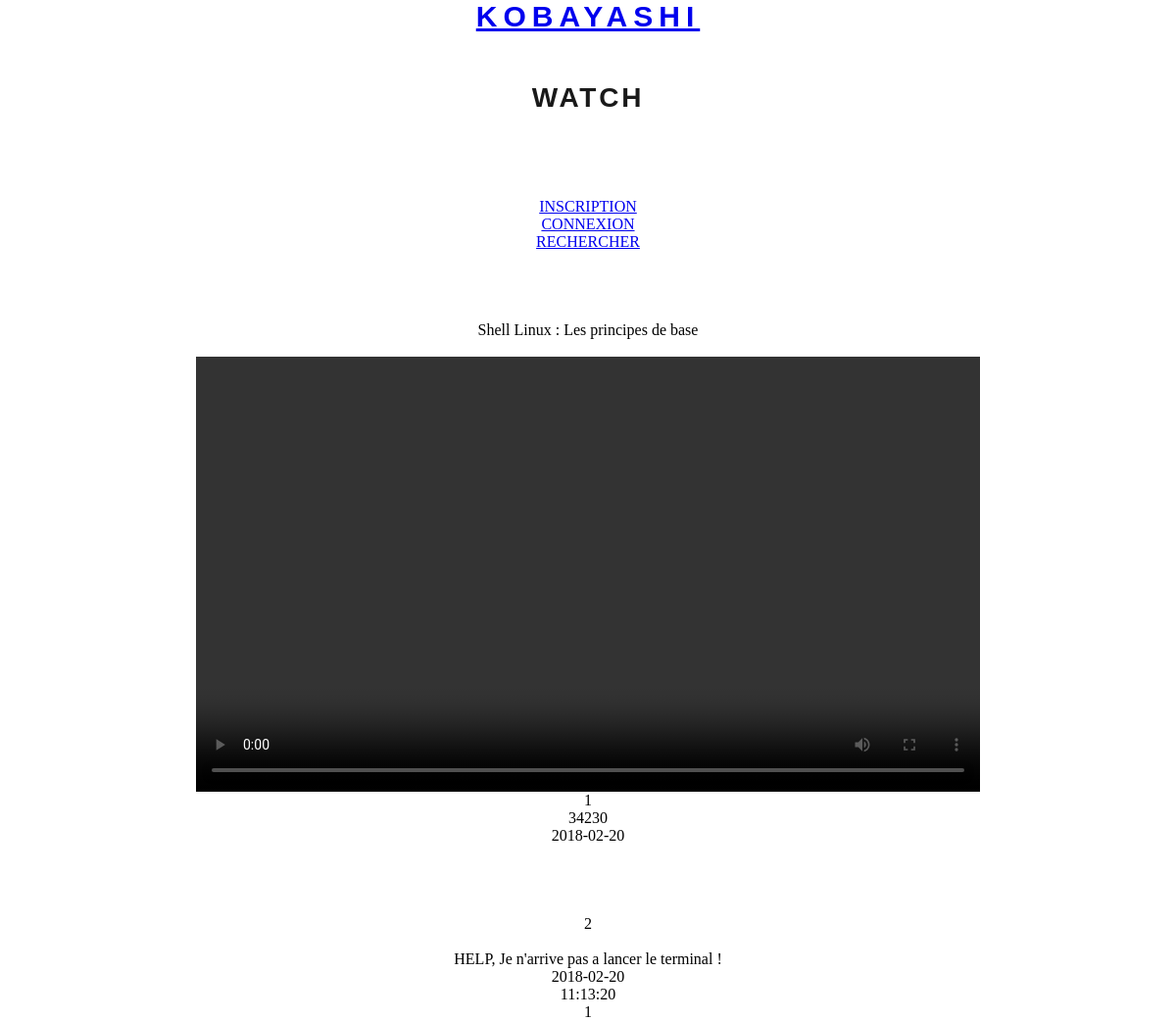
Before: /watch.php?id=2 with the older database file.
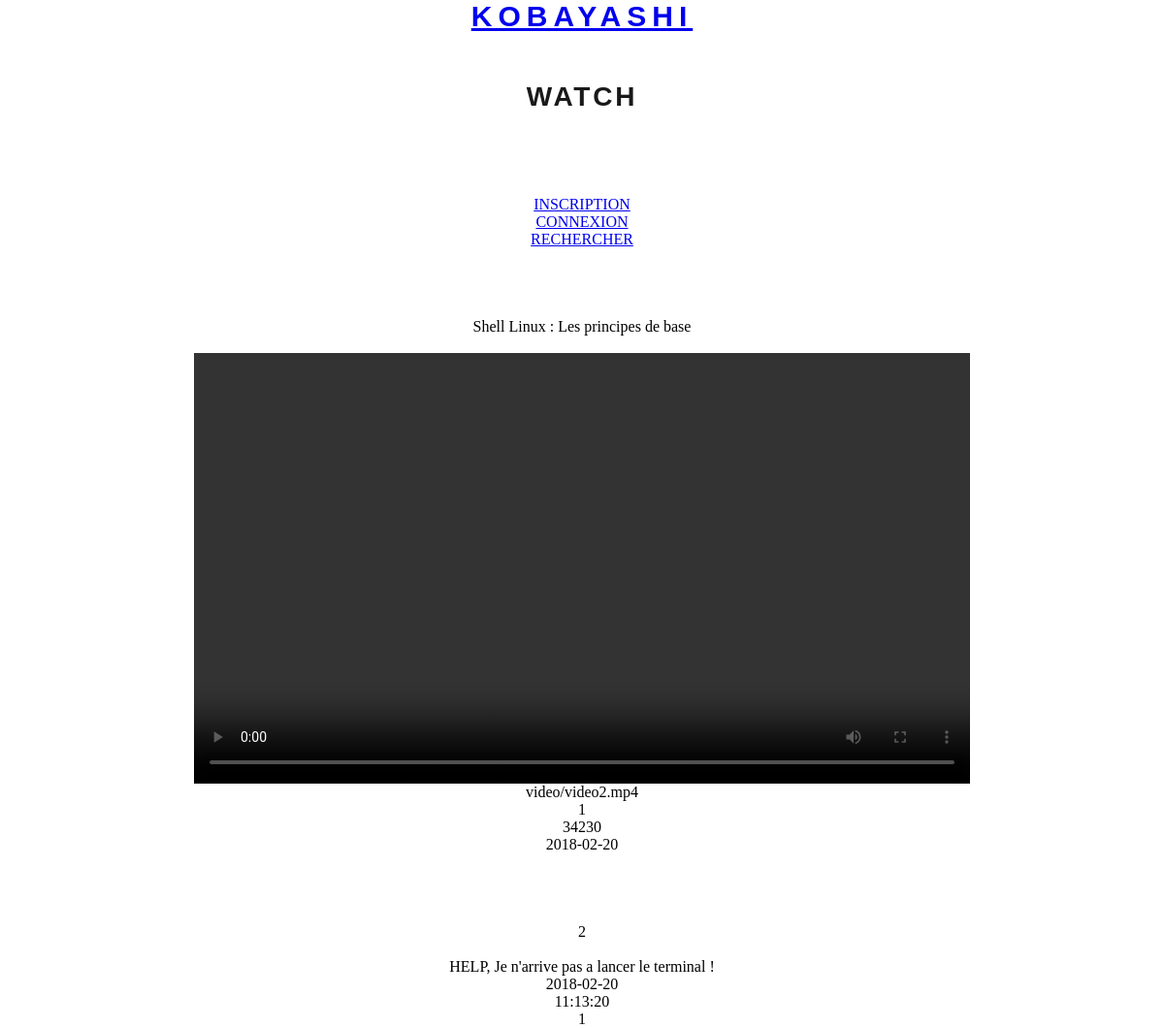
After: the same page with the newer database file.
### tables this page shows
CREATE TABLE video(
	vidID INT PRIMARY KEY NOT NULL AUTO_INCREMENT,
	vidNom varchar(80),
	vidChemin varchar(255),
	vidDate date,
	vidHour time,
	vidVues int(255),
	vidAutorID int,
	foreign key (vidAutorID) references user(usrID)
);

### controleur/controleur.php (called while the page is built, shortened)
<?php
		include ("modele/modele.php");
		class Controleur
		{
			private $unModele;
			public function __construct ($serveur, $bdd, $user, $mdp, $uneTable)
			{
				$this->unModele = new Modele ($serveur, $bdd, $user, $mdp);
				$this->unModele->setTable($uneTable);
			}
			public function selectVideo($motcleID)
			{
				if (empty($motcleID))
				{
						return null;
				} else {
					return $this->unModele->selectVideo($motcleID);
				}
			}
		}
?>

### settings.php (called while the page is built)
<?php
$unControleur = new Controleur("localhost","kobayashi_IA","root","root", "user");

### modele/modele.php (called while the page is built, shortened)
<?php
	class Modele
	{
		private $pdo, $table;
		public function __construct($serveur,$bdd,$user,$mdp)
		{
			$this->pdo= null;
			try
			{
			$this->pdo = new PDO ("mysql:host=".$serveur.";dbname=".$bdd,$user,$mdp);
			}
			catch (Exception $exp)
			{
				echo "<br/> Erreur de connexion à la BDD".$bdd;
			}
		}
		public function selectVideo($motcleID){
			$requete = "select * from video
						where vidID like :motcleID" ;
			$donnees = array (":motcleID"=>$motcleID);
			if ($this->pdo ==null)
			{
				return null;
			} else {
				$select = $this->pdo->prepare($requete);
				$select->execute($donnees);
				$resultats = $select->fetchAll();
				return $resultats;
			}
		}
	}
?>

### vue/vueWatch.php (the view)
<html>
	<body>
	<center>
		<br><br><br><br>
		<div class="container">
		<table class ="table">
<?php
		foreach ($resultatsVideo as $unResultat)
		{
			echo "
					<p>".$unResultat['vidNom']."</p><br>
					<video width='800' height='444' controls='controls'>
 		 			<source src='".$unResultat['vidChemin']."' type='video/mp4'/>
					</video>
					<p>".$unResultat['vidChemin']."</p>
					<p>".$unResultat['vidAutorID']."</p>
					<p>".$unResultat['vidVues']. "</p>
					<p>".$unResultat['vidDate']."</p>"
				;
		}
?>
			</table>
			</div>
		</center>
	</body>
</html>

Changed rows visible on the page:
changed video "Shell Linux : Les principes de base": vidChemin (not shown) → "video/video2.mp4"
